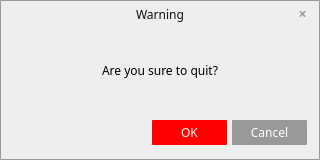
<?xml version="1.0" encoding="UTF-8"?>
<ui version="4.0">
 <class>WarningDlg</class>
 <widget class="QDialog" name="WarningDlg">
  <property name="geometry">
   <rect>
    <x>0</x>
    <y>0</y>
    <width>320</width>
    <height>160</height>
   </rect>
  </property>
  <property name="minimumSize">
   <size>
    <width>320</width>
    <height>160</height>
   </size>
  </property>
  <property name="maximumSize">
   <size>
    <width>320</width>
    <height>160</height>
   </size>
  </property>
  <property name="font">
   <font>
    <family>微软雅黑</family>
   </font>
  </property>
  <property name="windowTitle">
   <string>Dialog</string>
  </property>
  <property name="styleSheet">
   <string notr="true">QWidget#WarningDlg
{
background:#EEEEEE;
border: 1px solid #999999;
border-radius: 1px;
}</string>
  </property>
  <layout class="QGridLayout" name="gridLayout_3">
   <property name="leftMargin">
    <number>0</number>
   </property>
   <property name="topMargin">
    <number>0</number>
   </property>
   <property name="rightMargin">
    <number>0</number>
   </property>
   <property name="bottomMargin">
    <number>0</number>
   </property>
   <property name="spacing">
    <number>0</number>
   </property>
   <item row="0" column="0">
    <widget class="QWidget" name="widget" native="true">
     <property name="minimumSize">
      <size>
       <width>30</width>
       <height>28</height>
      </size>
     </property>
     <property name="maximumSize">
      <size>
       <width>500</width>
       <height>28</height>
      </size>
     </property>
     <layout class="QGridLayout" name="gridLayout">
      <property name="leftMargin">
       <number>0</number>
      </property>
      <property name="topMargin">
       <number>0</number>
      </property>
      <property name="rightMargin">
       <number>0</number>
      </property>
      <property name="bottomMargin">
       <number>0</number>
      </property>
      <property name="spacing">
       <number>0</number>
      </property>
      <item row="0" column="0">
       <layout class="QHBoxLayout" name="horizontalLayout">
        <property name="spacing">
         <number>0</number>
        </property>
        <item>
         <spacer name="horizontalSpacer_7">
          <property name="orientation">
           <enum>Qt::Horizontal</enum>
          </property>
          <property name="sizeType">
           <enum>QSizePolicy::Fixed</enum>
          </property>
          <property name="sizeHint" stdset="0">
           <size>
            <width>35</width>
            <height>28</height>
           </size>
          </property>
         </spacer>
        </item>
        <item>
         <spacer name="horizontalSpacer_6">
          <property name="orientation">
           <enum>Qt::Horizontal</enum>
          </property>
          <property name="sizeHint" stdset="0">
           <size>
            <width>40</width>
            <height>20</height>
           </size>
          </property>
         </spacer>
        </item>
        <item>
         <widget class="QPushButton" name="m_titleTextBtn">
          <property name="minimumSize">
           <size>
            <width>40</width>
            <height>28</height>
           </size>
          </property>
          <property name="maximumSize">
           <size>
            <width>16777215</width>
            <height>28</height>
           </size>
          </property>
          <property name="styleSheet">
           <string notr="true">QPushButton#m_titleTextBtn
{
color: #111111;
border-radius:1px;
background-repeat:no-repeat;
background-position:center;
}
QPushButton#m_titleTextBtn:hover
{

}</string>
          </property>
          <property name="text">
           <string>Warning</string>
          </property>
         </widget>
        </item>
        <item>
         <spacer name="horizontalSpacer">
          <property name="orientation">
           <enum>Qt::Horizontal</enum>
          </property>
          <property name="sizeHint" stdset="0">
           <size>
            <width>40</width>
            <height>20</height>
           </size>
          </property>
         </spacer>
        </item>
        <item>
         <widget class="QPushButton" name="m_closeBtn">
          <property name="minimumSize">
           <size>
            <width>35</width>
            <height>28</height>
           </size>
          </property>
          <property name="maximumSize">
           <size>
            <width>35</width>
            <height>28</height>
           </size>
          </property>
          <property name="styleSheet">
           <string notr="true">QPushButton#m_closeBtn
{
color: #999999;
border-radius:1px;
font: bold 14px;
padding: 6px;
background-image:url(:/Title/Button/images/close.png);
background-repeat:no-repeat;
background-position:center;
}
QPushButton#m_closeBtn:hover
{
color:white;
background:red;
background-image:url(:/Title/Button/images/close.png);
background-repeat:no-repeat;
background-position:center;
}</string>
          </property>
          <property name="text">
           <string>×</string>
          </property>
         </widget>
        </item>
       </layout>
      </item>
     </layout>
    </widget>
   </item>
   <item row="2" column="0">
    <layout class="QHBoxLayout" name="horizontalLayout_3">
     <item>
      <spacer name="horizontalSpacer_4">
       <property name="orientation">
        <enum>Qt::Horizontal</enum>
       </property>
       <property name="sizeHint" stdset="0">
        <size>
         <width>40</width>
         <height>20</height>
        </size>
       </property>
      </spacer>
     </item>
     <item>
      <widget class="QLabel" name="label">
       <property name="text">
        <string>Are you sure to quit?</string>
       </property>
      </widget>
     </item>
     <item>
      <spacer name="horizontalSpacer_5">
       <property name="orientation">
        <enum>Qt::Horizontal</enum>
       </property>
       <property name="sizeHint" stdset="0">
        <size>
         <width>40</width>
         <height>20</height>
        </size>
       </property>
      </spacer>
     </item>
    </layout>
   </item>
   <item row="3" column="0">
    <layout class="QGridLayout" name="gridLayout_2">
     <property name="topMargin">
      <number>12</number>
     </property>
     <item row="0" column="1">
      <spacer name="verticalSpacer_2">
       <property name="orientation">
        <enum>Qt::Vertical</enum>
       </property>
       <property name="sizeHint" stdset="0">
        <size>
         <width>20</width>
         <height>18</height>
        </size>
       </property>
      </spacer>
     </item>
     <item row="1" column="3" rowspan="2">
      <spacer name="horizontalSpacer_3">
       <property name="orientation">
        <enum>Qt::Horizontal</enum>
       </property>
       <property name="sizeType">
        <enum>QSizePolicy::Fixed</enum>
       </property>
       <property name="sizeHint" stdset="0">
        <size>
         <width>13</width>
         <height>20</height>
        </size>
       </property>
      </spacer>
     </item>
     <item row="1" column="0" rowspan="2">
      <spacer name="horizontalSpacer_2">
       <property name="orientation">
        <enum>Qt::Horizontal</enum>
       </property>
       <property name="sizeHint" stdset="0">
        <size>
         <width>88</width>
         <height>20</height>
        </size>
       </property>
      </spacer>
     </item>
     <item row="1" column="1" rowspan="2" colspan="2">
      <layout class="QHBoxLayout" name="horizontalLayout_2">
       <item>
        <widget class="QPushButton" name="m_OKBtn">
         <property name="minimumSize">
          <size>
           <width>75</width>
           <height>25</height>
          </size>
         </property>
         <property name="maximumSize">
          <size>
           <width>75</width>
           <height>25</height>
          </size>
         </property>
         <property name="styleSheet">
          <string notr="true">QPushButton#m_OKBtn
{
background: red;
color:white;
border-radius:1px;
font: 12px;
padding: 6px;
background-repeat:no-repeat;
background-position:center;
}
QPushButton#m_OKBtn:hover
{

}</string>
         </property>
         <property name="text">
          <string>OK</string>
         </property>
        </widget>
       </item>
       <item>
        <spacer name="horizontalSpacer_8">
         <property name="orientation">
          <enum>Qt::Horizontal</enum>
         </property>
         <property name="sizeType">
          <enum>QSizePolicy::Fixed</enum>
         </property>
         <property name="sizeHint" stdset="0">
          <size>
           <width>5</width>
           <height>20</height>
          </size>
         </property>
        </spacer>
       </item>
       <item>
        <widget class="QPushButton" name="m_cancleBtn">
         <property name="minimumSize">
          <size>
           <width>75</width>
           <height>25</height>
          </size>
         </property>
         <property name="maximumSize">
          <size>
           <width>75</width>
           <height>25</height>
          </size>
         </property>
         <property name="styleSheet">
          <string notr="true">QPushButton#m_cancleBtn
{
background: #999999;
color:white;
border-radius:1px;
font: 12px;
padding: 6px;
background-repeat:no-repeat;
background-position:center;
}
QPushButton#m_cancleBtn:hover
{

}</string>
         </property>
         <property name="text">
          <string>Cancel</string>
         </property>
        </widget>
       </item>
      </layout>
     </item>
     <item row="3" column="0">
      <spacer name="verticalSpacer_3">
       <property name="orientation">
        <enum>Qt::Vertical</enum>
       </property>
       <property name="sizeType">
        <enum>QSizePolicy::Fixed</enum>
       </property>
       <property name="sizeHint" stdset="0">
        <size>
         <width>20</width>
         <height>15</height>
        </size>
       </property>
      </spacer>
     </item>
    </layout>
   </item>
   <item row="1" column="0">
    <spacer name="verticalSpacer">
     <property name="orientation">
      <enum>Qt::Vertical</enum>
     </property>
     <property name="sizeType">
      <enum>QSizePolicy::Fixed</enum>
     </property>
     <property name="sizeHint" stdset="0">
      <size>
       <width>20</width>
       <height>32</height>
      </size>
     </property>
    </spacer>
   </item>
  </layout>
 </widget>
 <resources/>
 <connections/>
</ui>
